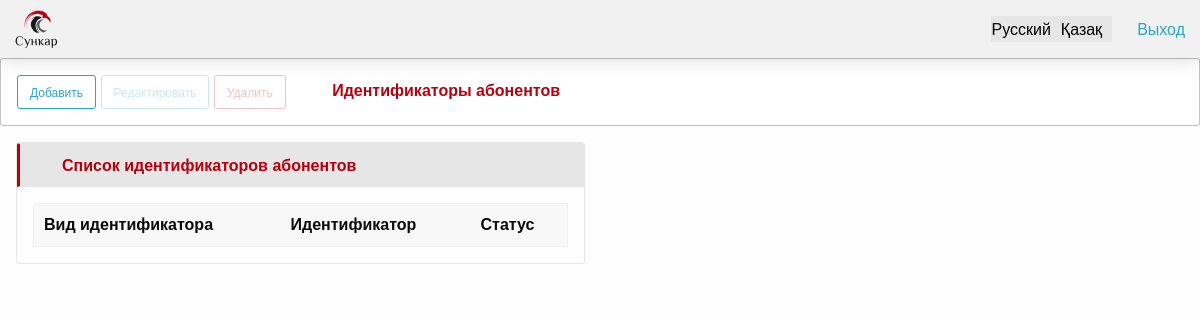
/person_identifiers/, run on an earlier commit of the app's database.
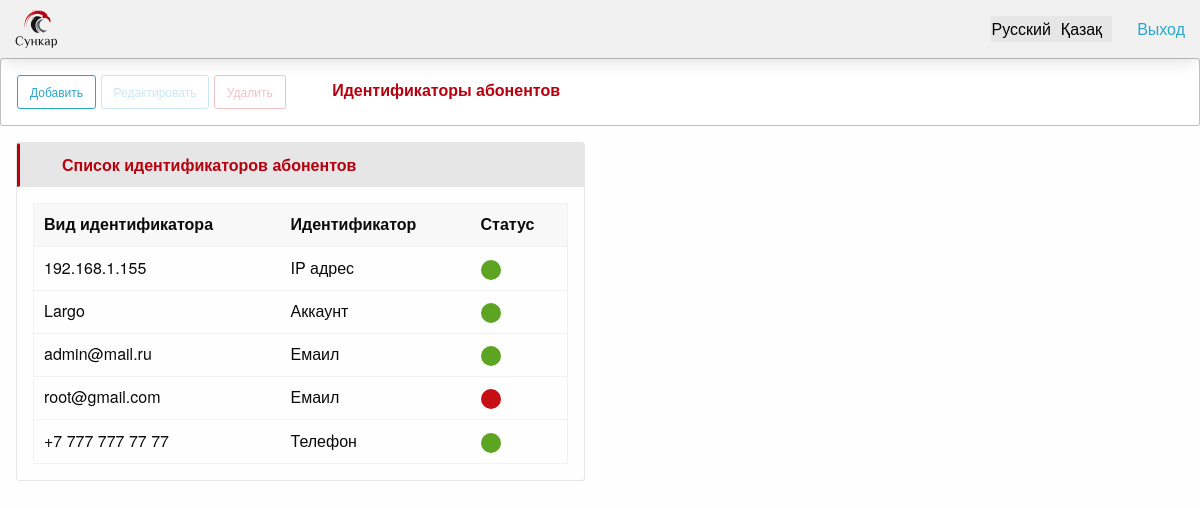
And on a later commit of the database.
### apps/kernel/models.py (models this page shows, shortened)
class PersonIdentifier(TimestampMixin):
    class Meta:
        verbose_name = 'Идентификатор абонента'
        verbose_name_plural = 'Идентификаторы абонентов'
        permissions = (
            (
                'menu_view_person_identifiers',
                'Идентификаторы абонентов - в Меню'
            ),
        )
    name = models.CharField(
        max_length=256,
        verbose_name=_('person_identifiers_name')
    )
    kind = models.CharField(
        max_length=16,
        choices=PERSONIDENTIFIER_KIND,
        verbose_name=_('person_identifiers_kind')
    )
    state = models.BooleanField(
        default=True,
        verbose_name='Статус'
    )

### apps/kernel/views.py (the view)
class PersonIdentifierView(ListView):
    template_name = 'kernel/person_identifier/index.html'
    model = models.PersonIdentifier
    context_object_name = 'person_identifiers'
    def get_context_data(self, *, object_list=None, **kwargs):
        ctx = super().get_context_data(**kwargs)
        ctx['form_obj'] = forms.PersonIdentifierForm
        return ctx

### apps/system/context_processors.py (called while the page is built, shortened)
def menu_context(request):
    context_data = dict()
    user = request.user
    if not request.user.is_authenticated:
        return context_data

### apps/kernel/templates/kernel/person_identifier/index.html (shortened to what this page needs)
{% extends 'kernel/person_identifier/base_person_identifier.html' %}
{% load i18n %}
{% block actions %}
    <a class="button small hollow button_custom" onclick="onAdd()">
        {% translate 'add_button' %}
    </a>
    <button class="button small hollow button_custom action_button" disabled onclick="onEdit(this)">
        {% translate 'edit_button' %}
    </button>
    <button class="button small hollow alert button_custom action_button" disabled data-open="delete-window"
            onclick="onDelete(this)">
        {% translate 'delete_button' %}
    </button>
    <span class="headers_section">
        {% translate 'header_section_person_id' %}
    </span>
{% endblock %}
{% block content %}
    <div class="card">
        <div class="card-divider">
            <span class="headers_local">
                {% translate 'header_list_person_id' %}
            </span>
        </div>
        <div class="card-section">
            <table class="unstriped">
                <thead>
                <tr>
                    <th>{% translate 'person_id_table_kind' %}</th>
                    <th>{% translate 'person_id_table_id' %}</th>
                    <th>{% translate 'person_id_table_state' %}</th>
                </tr>
                </thead>
                <tbody>
                {% for obj in person_identifiers %}
                    <tr class="items" id="{{ obj.id }}">
                        <td>
                            {{ obj.name }}
                        </td>
                        <td>
                            {{ obj.get_kind_display }}
                        </td>
                        <td>
                            {% if obj.state %}
                                <span class="badge success">&nbsp;</span>
                            {% else %}
                                <span class="badge alert">&nbsp;</span>
                            {% endif %}
                        </td>
                    </tr>
                {% endfor %}
                </tbody>
            </table>
        </div>
    </div>
{% endblock %}

### apps/kernel/templates/kernel/person_identifier/base_person_identifier.html (shortened to what this page needs)
{% extends 'system/base.html' %}
{% block main %}
    <div class="grid-x grid-margin-x">
        <div class="cell small-6 medium-6 large-6">
            {% block content %}
            {% endblock %}
        </div>
        <div class="cell small-6 medium-6 large-6">
        </div>
    </div>
{% endblock %}

### apps/system/templates/system/base.html (shortened to what this page needs)
{% load static %}
{% load i18n %}
{% translate "title_meta_text" as the_title %}
<!doctype html>
<html class="no-js" lang="en">
<head>
    <link rel="stylesheet" href="{% static 'css/foundation.min.css' %}">
    <link rel="stylesheet" href="{% static 'jstree/themes/default/style.min.css' %}"/>
    <link rel="stylesheet" href="{% static 'css/app.css' %}">
</head>
<body>
<header>
    <div class="top-bar main-top">
        <div class="top-bar-left">
            <ul class="dropdown menu menu_custom" data-dropdown-menu>
                <img src="{% static 'svg/logo.svg' %}" alt="СУНКАР"></li>
            </ul>
        </div>
        <div class="top-bar-right">
            <form action="{% url 'set_language' %}" method="post">
                <ul class="menu">
                    {% get_current_language as LANGUAGE_CODE %}
                    {% get_available_languages as LANGUAGES %}
                    {% get_language_info_list for LANGUAGES as languages %}
                    {% for language in languages %}
                        <li style="margin-right: 10px;">
                            <button type="submit"
                                    name="language"
                                    value="{{ language.code }}"
                                    class="{% if language.code == LANGUAGE_CODE %}selected{% endif %}">
                                {{ language.name_local }}
                            </button>
                        </li>
                    {% endfor %}
                </ul>
            </form>
        </div>
        <div style="padding-left: 25px"><a id="logout" href="{% url 'userapp:logout' %}">Выход</a></div>
    </div>
</header>
<div class="callout">
    <div class="actions">
        {% block actions %}
        {% endblock %}
    </div>
</div>
<main class="margin-horizontal-1">
    {% block main %}
    {% endblock %}
</main>
</body>
</html>

### apps/system/static/css/app.css (style rules this page uses)
.top-bar-left .menu { background: #f1f1f1 !important; }
.main-top { position: relative; background: #f1f1f1 !important; display: flex; align-items: center; padding: 10px 15px; border: none; z-index: 99; box-shadow: 0 0px 20px rgba(0, 0, 0, 0.17); }
.button_custom { margin-bottom: 0; }
.headers_section { margin: 0; font-weight: 600; padding: 9px 20px 9px 42px; color: #b6010e; outline: none; border-radius: 0; user-select: none; }
.headers_local { border: 1px solid #e6e6e6; border-left: 3px solid #b6010e; margin: 0; font-weight: 600; padding: 9px 20px 9px 42px; color: #b6010e; outline: none; border-radius: 0; user-select: none; }
#logout::before { position: absolute; display: block; content: ''; width: 13px; height: 13px; top: 1px; left: -23px; background: url(../svg/ico_exit.svg); }
.card-divider { padding: 0 !important; }

What changed in the data, as far as the page shows it:
added PersonIdentifier: name "192.168.1.155", kind "IP адрес", state True (drawn)
added PersonIdentifier: name "Largo", kind "Аккаунт", state True (drawn)
added PersonIdentifier: name "admin@mail.ru", kind "Емаил", state True (drawn)
added PersonIdentifier: name "root@gmail.com", kind "Емаил", state False (drawn)
added PersonIdentifier: name "+7 777 777 77 77", kind "Телефон", state True (drawn)
